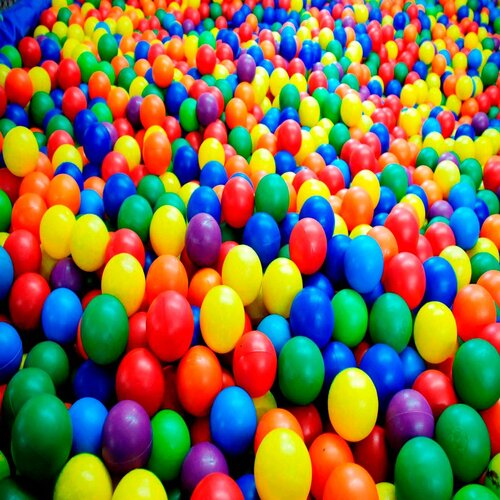
#> input picture processamento-de-imagens/images/piscina-bolinhas.jpg, 500 x 500 px
$ python 05-recortando-imagem.py
#> lines starting #> are read from the running program, lines starting #| are printed output that depends on the picture
import cv2

image = cv2.imread('images/piscina-bolinhas.jpg')
#> image is the input picture: shape (500, 500, 3); mean B, G, R 77, 110.2, 127.7

# Intervalo de pixeis: Eixo y (coluna), Eixo x (linha)
imageCropped = image[100:200, 100:400] # Selecionando 100px de altura (200px - 100px) e 300px de largura (400px - 100px)
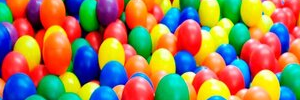
#> imageCropped: shape (100, 300, 3); mean B, G, R 89.8, 127.3, 155.9

cv2.imshow('Imagem Original', image)
cv2.imshow('Imagem Cortada', imageCropped)

cv2.waitKey(0)
